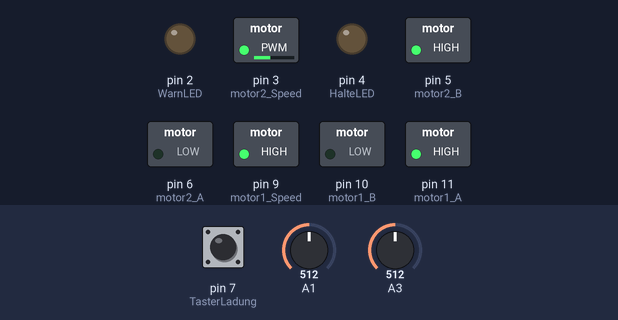
Recording of a sketch running on a simulated Arduino Uno, built with avr-gcc and run on an emulated ATmega328P. Shown: switched loads named in the sketch (green lamp = pin HIGH), output pins drawn as LEDs (lit = HIGH). The inputs (shaded band) are chosen by the test bench; at power-on: A3 = 512, A1 = 512, pin 7 (TasterLadung) LOW.

Above: at 5.1 s.
5.2 s: A3 set to 716
At 7.5 s:
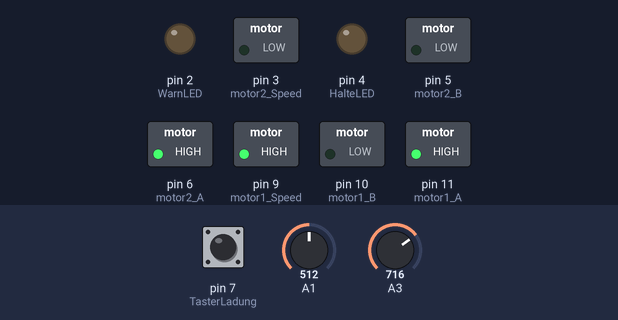
9.9 s: A1 set to 0
At 13.0 s:
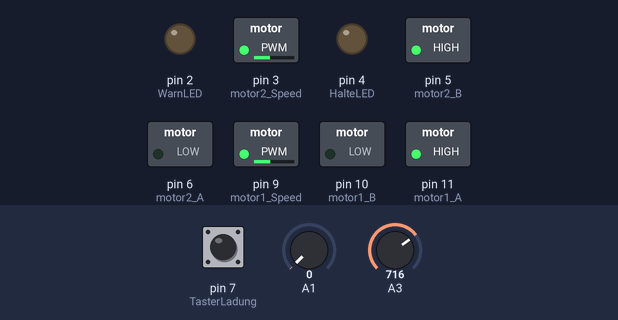
22.6 s: A3 set to 900
At 22.78 s:
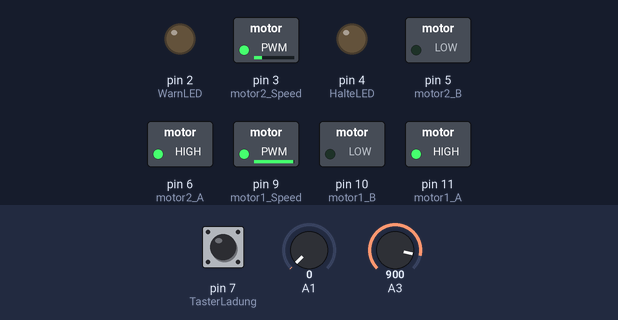
35.4 s: A1 set to 306
At 35.58 s:
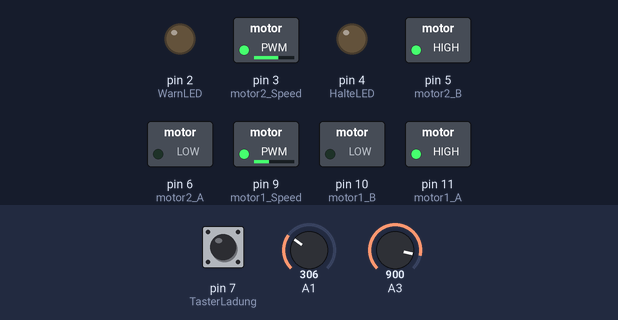
44.6 s: A3 set to 122
55.4 s: A1 set to 0
Timing chart, 0 to 69.2 s (numbered marks = the images above; inputs shaded):
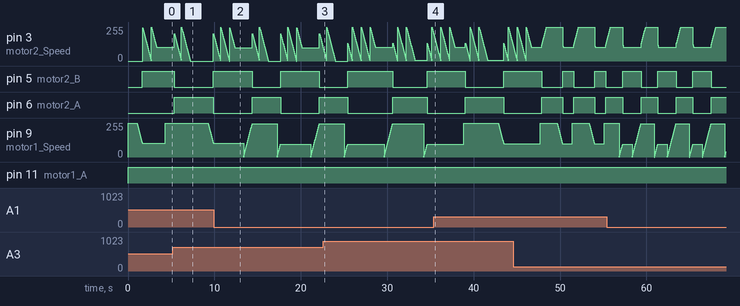

Measured:
- by itself, pin 5 (motor2_B): alternates HIGH for 2.1 s and LOW for 1.9 s
- by itself, pin 6 (motor2_A): alternates HIGH for 1.9 s and LOW for 2.1 s

The sketch:

Steuerung_Rover.ino
```cpp
// Konstanten----------------------------------------------------------------------
const int TasterLadung = 7;
const int WarnLED = 2;
const int HalteLED = 4;

const int motor1_A=11;
const int motor1_B=10;
const int motor1_Speed=9;

const int motor2_A=6;
const int motor2_B=5;
const int motor2_Speed=3;

// Variablen------------------------------------------------------------------------
bool beladungsStatus = 0;
bool fahrStatus = 0;
bool statusMeldung = 0;
double x = 0, y = 0; // Kordianten für Fahrauftrag


// Setup für den Loop----------------------------------------------------------------
void setup()
{
  // OUTPUT
  pinMode(WarnLED, OUTPUT); // LEDs
  pinMode(HalteLED, OUTPUT);
  pinMode(motor1_A,OUTPUT); // Motorsteuerung
  pinMode(motor1_B,OUTPUT);
  pinMode(motor2_A,OUTPUT);
  pinMode(motor2_B,OUTPUT);

  // INPUT
  pinMode(TasterLadung, INPUT);

  // REST
  Serial.begin (9600);

  // RESET
  digitalWrite(WarnLED, LOW);
  digitalWrite(HalteLED, LOW);
}


// LOOP --------------------------------------------------------------------------------
void loop()
{
  beladungsStatus = digitalRead(TasterLadung);
  // Warenannahme
  // Fahren

  motor_drehen('1', 'r', 100);
  motor_drehen('2', 'l', 100);
  delay(1000);

  motor_drehen('1', 'r', 255);
  motor_drehen('2', 'r', 255);
  delay(1000);

  // Warenabgabe
  // Warten
}

// Funktionen --------------------------------------------------------------------------


void motor_drehen (char motor, char richtung, int newMotorSpeed)
{
// Mit Hilfe der Funktion kann sowohl Motor1 als auch Motor2 angesteuert werden
// Dabe wird die aktuelle Geschwindikeit bestimmt und diese langsam vergrößert oder verkleindert bis die gewünschte Geschwindigkeit erreicht ist
// char motor = '1' -> Für Motor 1
// char motor = '2' -> Für Motor 2
// char richtung = 'r' -> Der Motor dreht rechts herum
// char richtung = 'l' -> Der Motor dreht links herum
// int newMotorSpeed = 0 - 255 -> Die neue Geschwindigkeit kann einen Wert zwischen 0 und 255 annehmen

  int motor_A, motor_B, motor_Speed; // Hier wird überprüft ob motor1 oder motor2 angesteuert werden soll
  if ( motor == '1')
  {
    motor_A = motor1_A;
    motor_B = motor1_B;
    motor_Speed = motor1_Speed;
  }
  if (motor == '2')
  {
    motor_A = motor2_A;
    motor_B = motor2_B;
    motor_Speed = motor2_Speed;
  }

  int currentSpeed = analogRead(motor_Speed); // Ermittelt die aktuelle Geschwindigkeit
  int deltaSpeed = currentSpeed - newMotorSpeed;

  if (richtung == 'r') // Der Motor dreht rechts herum
  {
    if (deltaSpeed <= 0) // Wenn die neue Geschwindigkeit größer der aktuellen Geschwindigkeit ist
    {
      for (int i = currentSpeed; i < newMotorSpeed; i+=5) // Schleife um die Geschwindigkeit Schrittweise zu ändern
      {
        digitalWrite(motor_A,HIGH); // A = HIGH and B = LOW means the motor will turn right
        digitalWrite(motor_B,LOW);
        analogWrite(motor_Speed, i); // speed counts from 0 to 255
        delay(20);
      }
    }
    else // Wenn die neue Geschwindigkeit kleiner der aktuellen Geschwindigkeit ist
    {
      for (int i = currentSpeed; i > newMotorSpeed; i-=5) // Schleife um die Geschwindigkeit Schrittweise zu ändern
      {
        digitalWrite(motor_A,HIGH); // A = HIGH and B = LOW means the motor will turn right
        digitalWrite(motor_B,LOW);
        analogWrite(motor_Speed, i); // speed counts from 0 to 255
        delay(20);
      }
    }
  }

  else if ( richtung == 'l') // Der Motor dreht links herum
  {
    if (deltaSpeed <= 0) // Wenn die neue Geschwindigkeit größer der aktuellen Geschwindigkeit ist
    {
      for (int i = currentSpeed; i < newMotorSpeed; i+=5)
      {
        digitalWrite(motor_A,LOW); // A = LOW and B = HIGH means the motor will turn left
        digitalWrite(motor_B,HIGH);
        analogWrite(motor_Speed, i); // speed counts from 0 to 255
        delay(20);
      }
    }
    else // Wenn die neue Geschwindigkeit kleiner der aktuellen Geschwindigkeit ist
    {
      for (int i = currentSpeed; i > newMotorSpeed; i-=5)
      {
        digitalWrite(motor_A,LOW); // A = LOW and B = HIGH means the motor will turn left
        digitalWrite(motor_B,HIGH);
        analogWrite(motor_Speed, i); // speed counts from 0 to 255
        delay(20);
      }
    }
  }
}

void motor_stoppen(char motor)
{
// Die Funktion stoppt entweder Motor 1 oder Motor 2
// char motor = '1' -> Für Motor 1
// char motor = '2' -> Für Motor 2
  if (motor == '1')
  {
    digitalWrite(motor1_A,LOW);
    digitalWrite(motor1_B,LOW);
    analogWrite(motor1_Speed, 0);
  }
  else if (motor == '2')
  {
    digitalWrite(motor2_A,LOW);
    digitalWrite(motor2_B,LOW);
    analogWrite(motor2_Speed, 0);
  }
}
```
